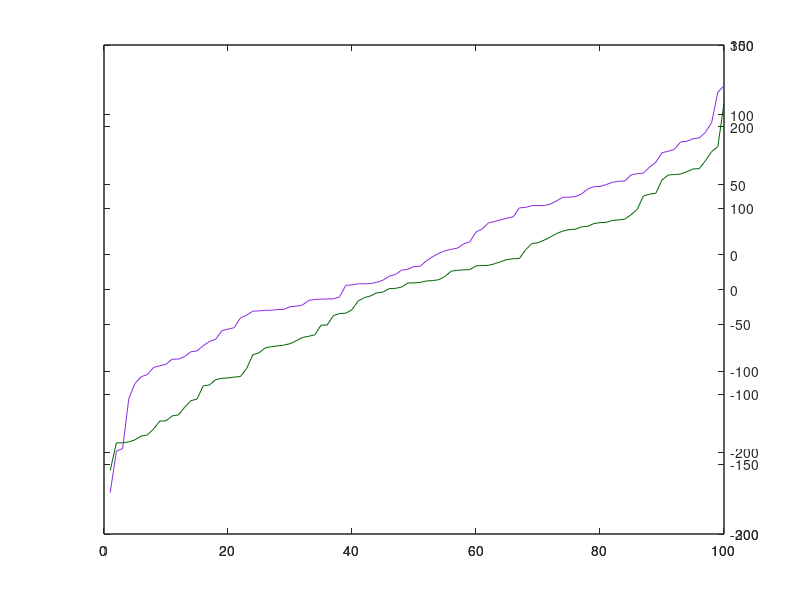

Here is the MATLAB script that generated this plot: (Note: this script raises an error after producing the figure.)
%% Sample code for drawing two y axis on same side
% Reference: https://in.mathworks.com/matlabcentral/answers/522124-plotting-multiple-y-axes-on-one-side-only-using-addaxis#answer_429797


% Create two identical overlaying axes
fig = figure();
ax1 = axes(); 
ax2 = copyobj(ax1, fig); 

% Link the x axes
linkaxes([ax1,ax2],'x')

% Choose colors for the 2 y axes.
axColors = [
    0        0.39063   0;        % dark green
    0.53906  0.16797   0.88281]; % blue violet

% Do plotting (we'll adjust the axes and the ticks later)
plot(ax1, 1:100, sort(randn(1,100)*100), '-', 'Color', axColors(1,:)); 
plot(ax2, 1:100, sort(randn(1,100)*60), '-', 'Color', axColors(2,:));

% Set axes background color to transparent and turns box on
set([ax1,ax2],'Color', 'None', 'Box', 'on')

% Set y-ax to right side
set([ax1,ax2], 'YAxisLocation', 'right')

% make the axes 10% more narrow
set([ax1,ax2], 'Position', ax1.Position .* [1 1 .90 1]) 

% set the y-axis colors
ax1.YAxis.Color = axColors(1,:); 
ax2.YAxis.Color = axColors(2,:); 

% After plotting set the axis limits. 
ylim(ax1, ylim(ax1)); 
ylim(ax2, ylim(ax2)); 

% Set the y-ticks of ax1 so they align with yticks of ax2
% This also rounds the ax1 ticks to the nearest tenth. 
ax1.YTick = round(linspace(min(ax1.YTick),max(ax1.YTick),numel(ax2.YTick)),1); 

% Extend the ax1 y-ax ticklabels rightward a bit by adding space
% to the left of the label.  YTick should be set first. 
ax1.YTickLabel = strcat({'          '},ax1.YTickLabel);

% Set y-ax labels and adjust their position (5% inward)
ylabel(ax1,'y axis 1')
ylabel(ax2','y axis 2')
ax1.YLabel.Position(1) = ax1.YLabel.Position(1) - (ax1.YLabel.Position(1)*.05); 
ax2.YLabel.Position(1) = ax2.YLabel.Position(1) - (ax2.YLabel.Position(1)*.05); 